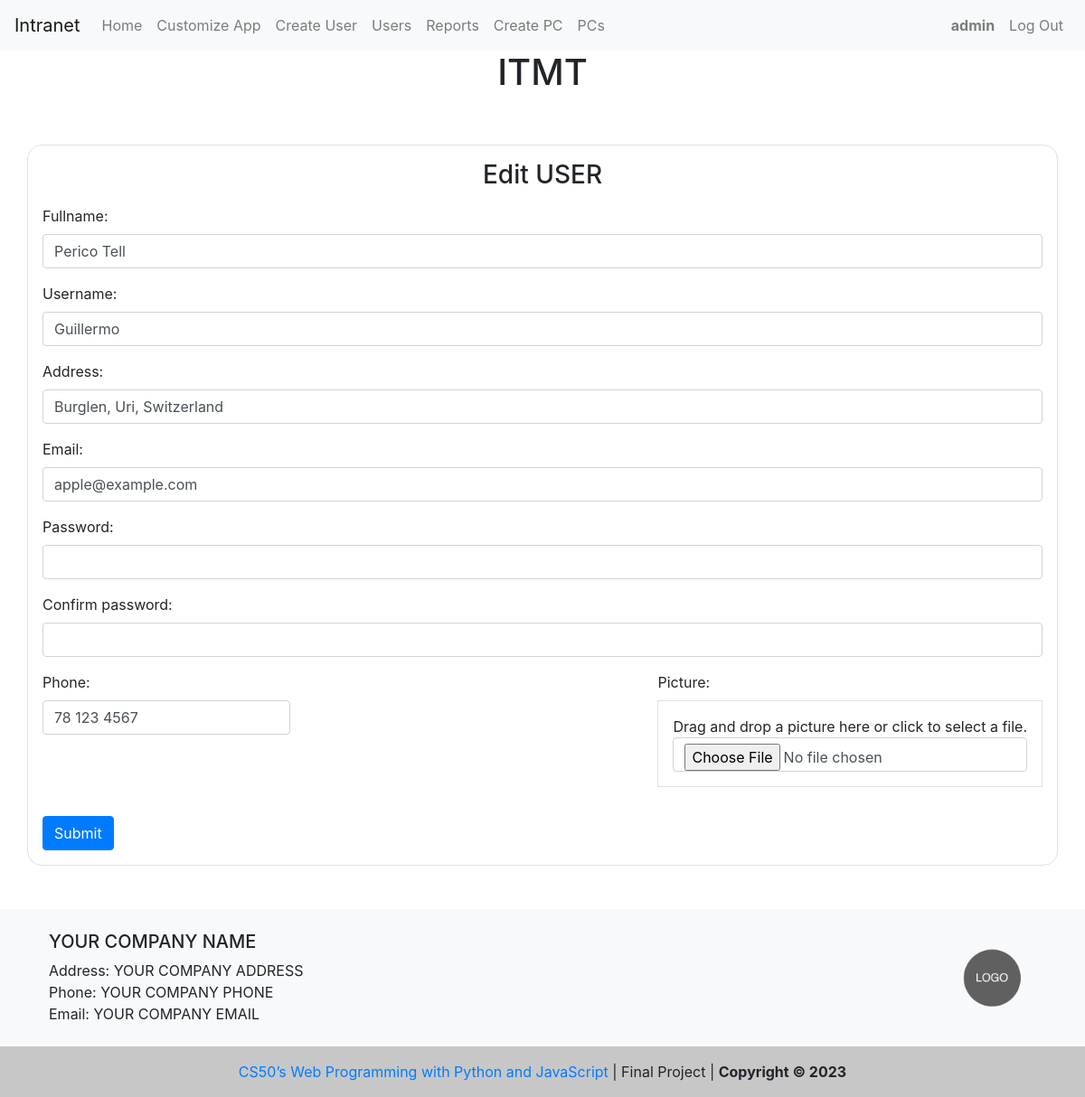
Before: /edit_user/Guillermo (signed in) with the older database file.
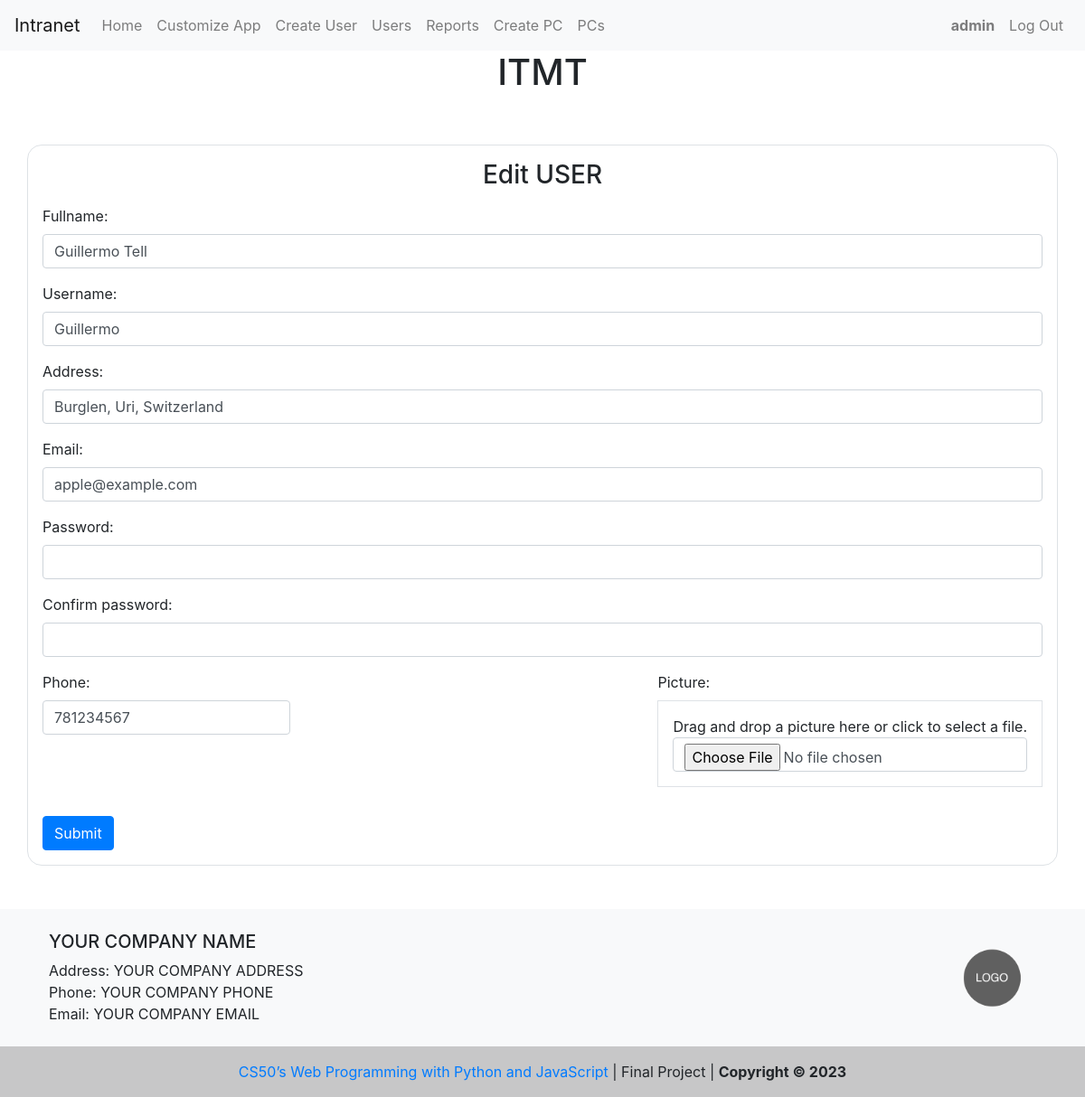
After: the same page with the newer database file.
### capstone/models.py (models this page shows)
class Profile(models.Model):
    user = models.OneToOneField(User, on_delete=models.CASCADE)
    name = models.CharField(max_length=100)
    address = models.CharField(max_length=200)
    email = models.EmailField(default="")
    phone = models.CharField(max_length=30)
    country_code = models.CharField(max_length=10, default="")
    picture = models.ImageField(upload_to="profile_pictures/")

class User(AbstractUser):
    pass

### capstone/views.py (the view, shortened to what this page needs)
# urls.py: path("edit_user/<str:username>", views.edit_user, name="edit_user"),
@login_required
def edit_user(request, username):
    user = get_object_or_404(User, username=username)
    profile = Profile.objects.get(user__username=username)
    message = None
    error = None
    return render(
        request,
        "capstone/edit_user.html",
        {
            "profile": profile,
        },
    )

### capstone/context_processors.py (called while the page is built)
def footer_processor(request):
    footer = Footer.objects.first()
    return {
        "company_name": footer.company_name,
        "company_address": footer.company_address,
        "company_phone": footer.company_phone,
        "company_email": footer.company_email,
        "company_avatar": footer.company_avatar,
    }

### capstone/templates/capstone/edit_user.html (shortened to what this page needs)
{% extends "capstone/layout.html" %}
{% block body %}
{% if user.is_authenticated %}
{% if user.username == 'admin' %}
<div class="container mt-5 border p-3 br-3">
  <h3 class="mb-3 text-center">Edit USER </h3>
  <form method="post" enctype="multipart/form-data">
    <div class="form-group">
      <label for="edit-name">Fullname:</label>
      <input
        class="form-control"
        type="text"
        name="name"
        id="edit-name"
        value="{{profile.name}}"
        required
      />
    </div>
    <div class="form-group">
      <label for="edit-username">Username:</label>
      <input
        class="form-control"
        type="text"
        name="username"
        id="edit-username"
        value="{{profile.user.username}}"
        required
      />
    </div>
    <div class="form-group">
      <label for="edit-address">Address:</label>
      <input
        class="form-control"
        type="text"
        name="address"
        id="edit-address"
        value="{{profile.address}}"
        required
      />
    </div>
    <div class="form-group">
      <label for="edit-email">Email:</label>
      <input
        class="form-control"
        type="email"
        name="email"
        id="edit-email"
        value="{{profile.email}}"
        required
      />
    </div>
    <div class="form-group">
      <label for="edit-password">Password:</label>
      <input
        class="form-control"
        type="password"
        name="password"
        id="edit-password"
        value="{{password}}"
        required
      />
    </div>
    <div class="form-group">
      <label for="edit-confirm_password">Confirm password:</label>
      <input
        class="form-control"
        type="password"
        name="confirm_password"
        id="edit-confirm_password"
        value="{{confirm_password}}"
        required
      />
    </div>
    <div class="d-flex justify-content-between">
      <div class="form-group">
        <label style="display: block" for="edit-phone">Phone:</label>
        <input
          class="form-control"
          type="tel"
          name="phone"
          id="edit-phone"
          value="{{profile.phone}}"
          required
        />
      </div>
      <div class="form-group">
        <label for="edit-picture">Picture:</label>
        <div id="edit-dropzone" class="border p-3 text-center">
          Drag and drop a picture here or click to select a file.
          <input
            class="form-control"
            type="file"
            name="picture"
            id="edit-picture"
            value="{{picture}}"
            accept="image/*"
          />
        </div>
      </div>
    </div>
    <button type="submit" class="btn btn-primary mt-3">Submit</button>
  </form>
</div>
{% endif %}
{% endif %}
{% endblock %}

Changed rows visible on the page:
removed Profile: name "Perico Tell", username "Guillermo", address "Burglen, Uri, Switzerland", email "apple@example.com", phone "78 123 4567"
added Profile: name "Guillermo Tell", username "Guillermo", address "Burglen, Uri, Switzerland", email "apple@example.com", phone "781234567"
